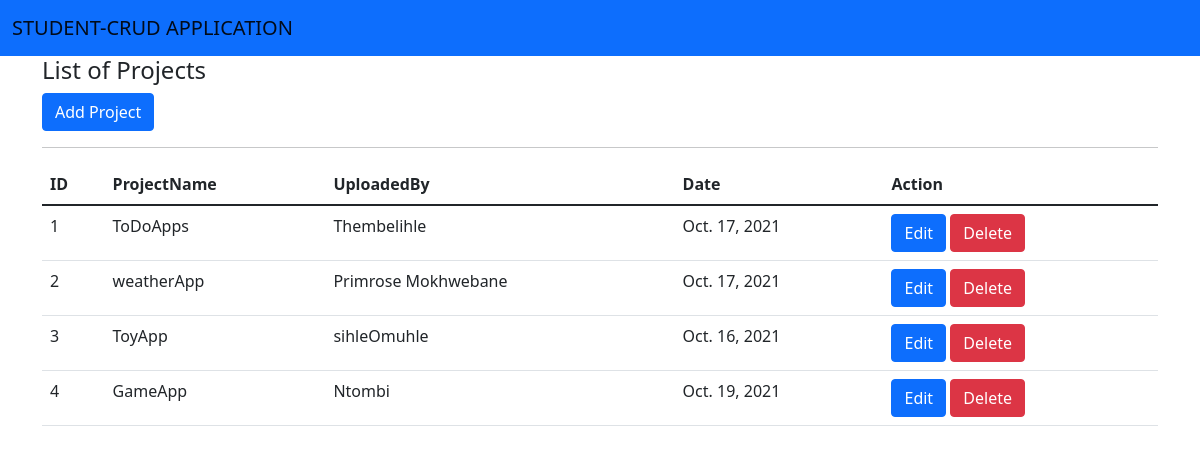
The page / on the database its author committed.
### student_App/models.py (models this page shows, shortened)
class groupProjects(models.Model):
       pid = models.CharField(max_length=4)
       projectName = models.CharField(max_length=225)
       uploadedBy = models.CharField(max_length=100)
       subDate = models.DateField(null=True)

### student_App/views.py (the view)
# urls.py: path('',views.showlist,name="showlist"),
def showlist(request):
    groupproject = groupProjects.objects.all()
    return render(request, "showlist.html",{'groupproject':groupproject})

### student_App/templates/showlist.html
{% extends 'base.html' %}
 {% block content %}
<div class="container at-3" >
   <h4>List of Projects</h4>
   <a href="{% url 'projectForm' %}" class="btn btn-primary">Add Project</a>
   <hr>
   <table class="table">
       <thead>
           <tr>
               <th>ID</th>
               <th>ProjectName</th>
               <th>UploadedBy</th>
               <th>Date</th>
               <th>Action</th>
           </tr>
       </thead>
       <tbody>
           {% for g in groupproject  %}
           <tr>
               <td>{{g.pid}}</td>
               <td>{{g.projectName}}</td>
               <td>{{g.uploadedBy}}</td>
               <td>{{g.subDate}}</td>
               <td>
                   <a href="{% url 'update' g.id %}" class="btn btn-primary">Edit</a>
                   <a onclick="return confirm('Are you sure to delete?')" href="delete/{{g.id}}"  class="btn btn-danger">Delete</a>
               </td>
           </tr>
           {% endfor %}
       </tbody>
   </table>
</div>
 {% endblock content %}

### student_App/templates/base.html (shortened to what this page needs)
<!doctype html>
<html lang="en">
    <link href="https://cdn.jsdelivr.net/npm/bootstrap@5.1.3/dist/css/bootstrap.min.css" rel="stylesheet">
    <link rel="stylesheet" href="https://cdnjs.cloudflare.com/ajax/libs/font-awesome/6.0.0-beta2/css/all.min.css"
 />
  </head>
<nav class="navbar navbar-light bg-primary">
  <div class="container-fluid">
    <a class="navbar-brand" href="#">STUDENT-CRUD APPLICATION</a>
  </div>
</nav>
  <body>
 {% block content %}
 {% endblock content %}
  </body>
</html>

### rows shown on the page
groupProjects: pid "1", projectName "ToDoApps", uploadedBy "Thembelihle", subDate "Oct. 17, 2021"
groupProjects: pid "2", projectName "weatherApp", uploadedBy "Primrose Mokhwebane", subDate "Oct. 17, 2021"
groupProjects: pid "3", projectName "ToyApp", uploadedBy "sihleOmuhle", subDate "Oct. 16, 2021"
groupProjects: pid "4", projectName "GameApp", uploadedBy "Ntombi", subDate "Oct. 19, 2021"
